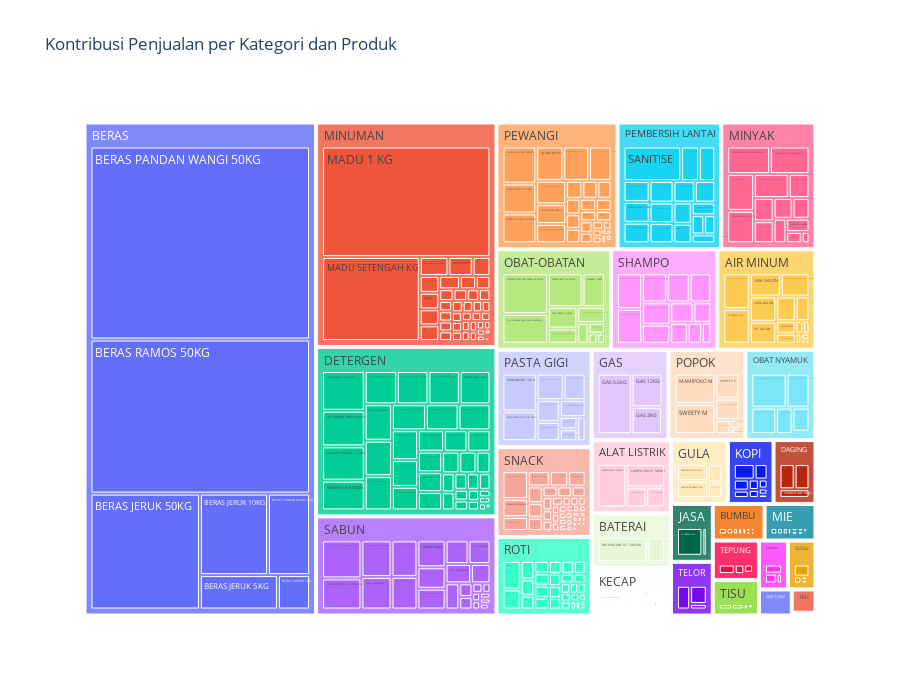

This figure's notebook cell:
### Code cell
import plotly.express as px

# Hitung total penjualan per kategori dan produk
sales_data = df.groupby(['Kategori', 'Nama Barang'])['Penjualan'].sum().reset_index()

# Buat treemap
fig = px.treemap(sales_data, path=['Kategori', 'Nama Barang'], values='Penjualan',
                 title='Kontribusi Penjualan per Kategori dan Produk')
fig.update_layout(height=700, width=900)
fig.show()

### Figure 1 — Plotly figure (JSON) as saved in the notebook; plotly's stock layout.template omitted (floating-point values rounded to 4 significant figures; data arrays with more than 128 entries replaced by an {"elided": "..."} marker saying what was removed)
{"data": [{"branchvalues": "total", "domain": {"x": [0, 1], "y": [0, 1]}, "hovertemplate": "labels=%{label}<br>Penjualan=%{value}<br>parent=%{parent}<br>id=%{id}<extra></extra>", "ids": {"elided": "433 str values"}, "labels": {"elided": "433 str values"}, "name": "", "parents": {"elided": "433 str values"}, "type": "treemap", "values": {"elided": "433 int values"}}], "layout": {"height": 700, "legend": {"tracegroupgap": 0}, "title": {"text": "Kontribusi Penjualan per Kategori dan Produk"}, "width": 900}}
